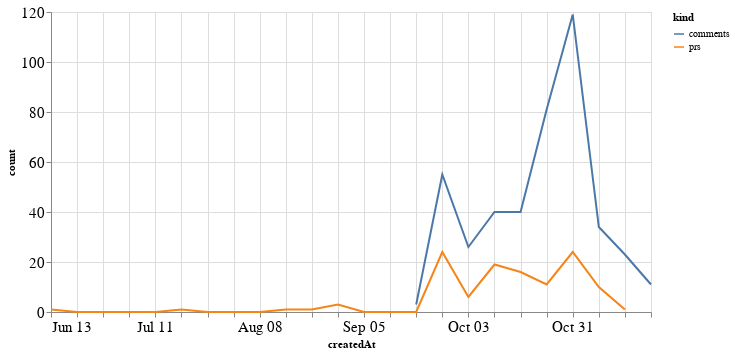

Source (notebook cell):
### Code cell
alt.Chart(total_time, width=600).mark_line().encode(
    x='createdAt',
    y='count',
    color='kind'
)

### Figure 1 — Vega-Lite specification as saved in the notebook (floating-point values rounded to 4 significant figures)
{"config": {"axisLeft": {"labelFontSize": 15}, "axisBottom": {"labelFontSize": 15}}, "data": {"name": "data-0743e0246be92f7e86619b89f84f4f20"}, "mark": "line", "encoding": {"color": {"type": "nominal", "field": "kind"}, "x": {"type": "temporal", "field": "createdAt"}, "y": {"type": "quantitative", "field": "count"}}, "width": 600, "$schema": "https://vega.github.io/schema/vega-lite/v4.8.1.json", "datasets": {"data-0743e0246be92f7e86619b89f84f4f20": [{"createdAt": "2021-06-13T00:00:00", "kind": "prs", "count": 1.0}, {"createdAt": "2021-06-20T00:00:00", "kind": "prs", "count": 0.0}, {"createdAt": "2021-06-27T00:00:00", "kind": "prs", "count": 0.0}, {"createdAt": "2021-07-04T00:00:00", "kind": "prs", "count": 0.0}, {"createdAt": "2021-07-11T00:00:00", "kind": "prs", "count": 0.0}, {"createdAt": "2021-07-18T00:00:00", "kind": "prs", "count": 1.0}, {"createdAt": "2021-07-25T00:00:00", "kind": "prs", "count": 0.0}, {"createdAt": "2021-08-01T00:00:00", "kind": "prs", "count": 0.0}, {"createdAt": "2021-08-08T00:00:00", "kind": "prs", "count": 0.0}, {"createdAt": "2021-08-15T00:00:00", "kind": "prs", "count": 1.0}, {"createdAt": "2021-08-22T00:00:00", "kind": "prs", "count": 1.0}, {"createdAt": "2021-08-29T00:00:00", "kind": "prs", "count": 3.0}, {"createdAt": "2021-09-05T00:00:00", "kind": "prs", "count": 0.0}, {"createdAt": "2021-09-12T00:00:00", "kind": "prs", "count": 0.0}, {"createdAt": "2021-09-19T00:00:00", "kind": "prs", "count": 0.0}, {"createdAt": "2021-09-26T00:00:00", "kind": "prs", "count": 24.0}, {"createdAt": "2021-10-03T00:00:00", "kind": "prs", "count": 6.0}, {"createdAt": "2021-10-10T00:00:00", "kind": "prs", "count": 19.0}, {"createdAt": "2021-10-17T00:00:00", "kind": "prs", "count": 16.0}, {"createdAt": "2021-10-24T00:00:00", "kind": "prs", "count": 11.0}, {"createdAt": "2021-10-31T00:00:00", "kind": "prs", "count": 24.0}, {"createdAt": "2021-11-07T00:00:00", "kind": "prs", "count": 10.0}, {"createdAt": "2021-11-14T00:00:00", "kind": "prs", "count": 1.0}, {"createdAt": "2021-11-21T00:00:00", "kind": "prs", "count": null}, {"createdAt": "2021-06-13T00:00:00", "kind": "comments", "count": null}, {"createdAt": "2021-06-20T00:00:00", "kind": "comments", "count": null}, {"createdAt": "2021-06-27T00:00:00", "kind": "comments", "count": null}, {"createdAt": "2021-07-04T00:00:00", "kind": "comments", "count": null}, {"createdAt": "2021-07-11T00:00:00", "kind": "comments", "count": null}, {"createdAt": "2021-07-18T00:00:00", "kind": "comments", "count": null}, {"createdAt": "2021-07-25T00:00:00", "kind": "comments", "count": null}, {"createdAt": "2021-08-01T00:00:00", "kind": "comments", "count": null}, {"createdAt": "2021-08-08T00:00:00", "kind": "comments", "count": null}, {"createdAt": "2021-08-15T00:00:00", "kind": "comments", "count": null}, {"createdAt": "2021-08-22T00:00:00", "kind": "comments", "count": null}, {"createdAt": "2021-08-29T00:00:00", "kind": "comments", "count": null}, {"createdAt": "2021-09-05T00:00:00", "kind": "comments", "count": null}, {"createdAt": "2021-09-12T00:00:00", "kind": "comments", "count": null}, {"createdAt": "2021-09-19T00:00:00", "kind": "comments", "count": 3.0}, {"createdAt": "2021-09-26T00:00:00", "kind": "comments", "count": 55.0}, {"createdAt": "2021-10-03T00:00:00", "kind": "comments", "count": 26.0}, {"createdAt": "2021-10-10T00:00:00", "kind": "comments", "count": 40.0}, {"createdAt": "2021-10-17T00:00:00", "kind": "comments", "count": 40.0}, {"createdAt": "2021-10-24T00:00:00", "kind": "comments", "count": 81.0}, {"createdAt": "2021-10-31T00:00:00", "kind": "comments", "count": 119.0}, {"createdAt": "2021-11-07T00:00:00", "kind": "comments", "count": 34.0}, {"createdAt": "2021-11-14T00:00:00", "kind": "comments", "count": 23.0}, {"createdAt": "2021-11-21T00:00:00", "kind": "comments", "count": 11.0}]}}
